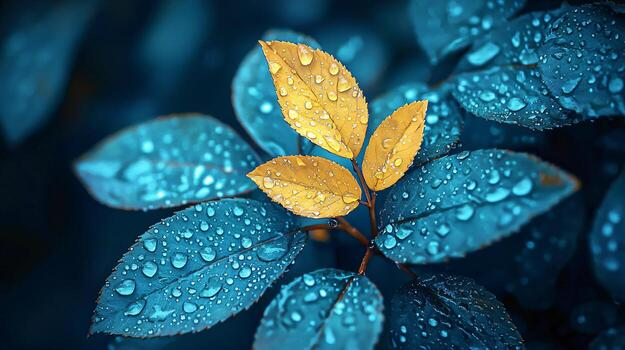
#> input picture OpenCV/photo.jpg, 625 x 350 px, found by its file name
$ python Experiment5.py
#> lines starting #> are read from the running program, lines starting #| are printed output that depends on the picture
import cv2
img = cv2.imread('OpenCV/photo.jpg')
#> img is the input picture: shape (350, 625, 3); mean B, G, R 97.4, 82.3, 36.1
h, w = img.shape[:2]
#> h = 350; w = 625
M_cw = cv2.getRotationMatrix2D((w/2, h/2), -90, 1)   # clockwise
M_ccw = cv2.getRotationMatrix2D((w/2, h/2), 90, 1)   # counter
rot_cw = cv2.warpAffine(img, M_cw, (w, h))
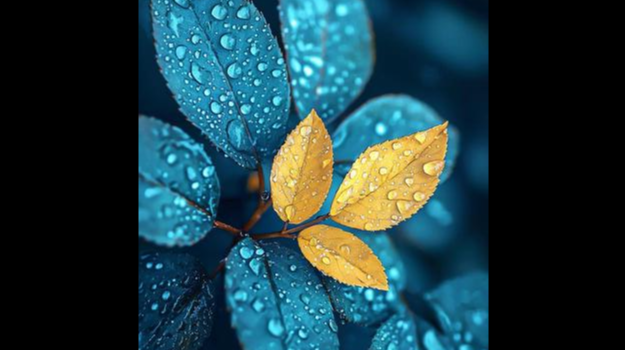
#> rot_cw: shape (350, 625, 3); mean B, G, R 66.1, 60.2, 30.5
rot_ccw = cv2.warpAffine(img, M_ccw, (w, h))
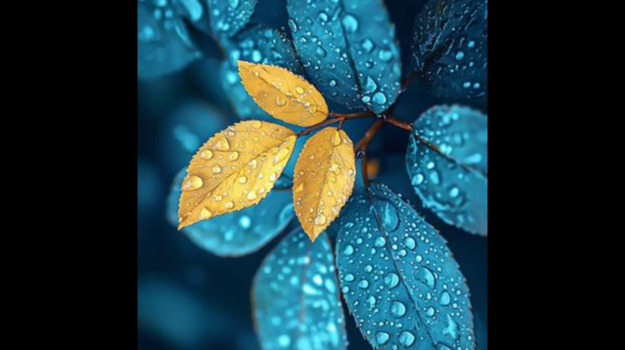
#> rot_ccw: shape (350, 625, 3); mean B, G, R 66.1, 60.2, 30.5
cv2.imshow('Clockwise', rot_cw)
cv2.imshow('Counter', rot_ccw)
cv2.waitKey(0)

$ run again, with OpenCV/images.jpg copied over OpenCV/photo.jpg
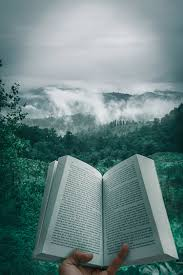
#> input picture OpenCV/images.jpg, 183 x 275 px, found by its file name
#> img is the input picture: shape (275, 183, 3); mean B, G, R 129.8, 130.5, 105.4
#> `rot_cw = cv2.warpAffine(img, M_cw, (w, h))`:
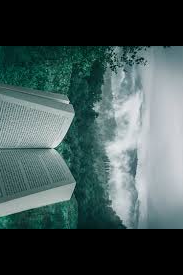
#> rot_cw: shape (275, 183, 3); mean B, G, R 85.3, 86, 67.8
#> `rot_ccw = cv2.warpAffine(img, M_ccw, (w, h))`:
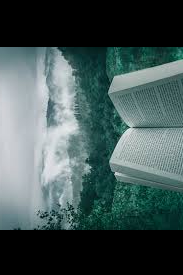
#> rot_ccw: shape (275, 183, 3); mean B, G, R 85.5, 86.3, 68.1

$ run again, with OpenCV/Brain.png saved as OpenCV/photo.jpg
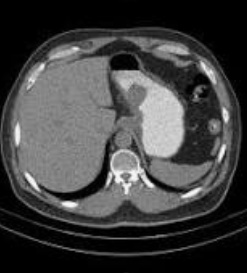
#> input picture OpenCV/Brain.png, 247 x 273 px, found by its file name
#> img is the input picture: shape (273, 247, 3); min 0, max 249, mean 64.9
#> `rot_cw = cv2.warpAffine(img, M_cw, (w, h))`:
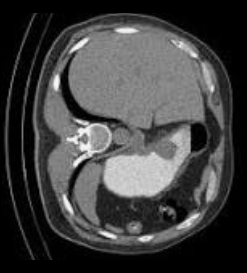
#> rot_cw: shape (273, 247, 3); min 0, max 249, mean 64.9
#> `rot_ccw = cv2.warpAffine(img, M_ccw, (w, h))`:
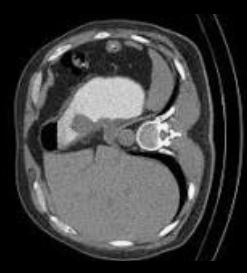
#> rot_ccw: shape (273, 247, 3); min 0, max 249, mean 64.9
